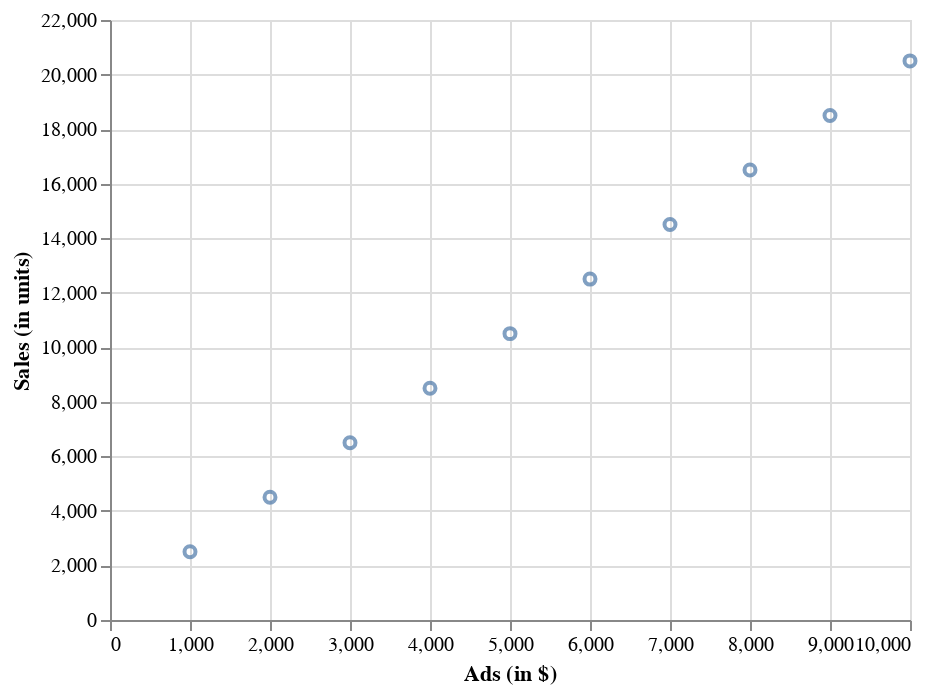

Notebook code cell kept with this figure:
### Code cell
alt.Chart(df).mark_point().encode(
   alt.X('ads', axis=alt.Axis(title='Ads (in $)')),
   alt.Y('sales', axis=alt.Axis(title="Sales (in units)"))
)

### Figure 1 — Vega-Lite specification as saved in the notebook (floating-point values rounded to 4 significant figures)
{"config": {"view": {"continuousWidth": 400, "continuousHeight": 300}}, "data": {"name": "data-f926378e94df973e31740dd0ff4004df"}, "mark": "point", "encoding": {"x": {"axis": {"title": "Ads (in $)"}, "field": "ads", "type": "quantitative"}, "y": {"axis": {"title": "Sales (in units)"}, "field": "sales", "type": "quantitative"}}, "$schema": "https://vega.github.io/schema/vega-lite/v4.17.0.json", "datasets": {"data-f926378e94df973e31740dd0ff4004df": [{"sales": 2500, "ads": 1000}, {"sales": 4500, "ads": 2000}, {"sales": 6500, "ads": 3000}, {"sales": 8500, "ads": 4000}, {"sales": 10500, "ads": 5000}, {"sales": 12500, "ads": 6000}, {"sales": 14500, "ads": 7000}, {"sales": 16500, "ads": 8000}, {"sales": 18500, "ads": 9000}, {"sales": 20500, "ads": 10000}]}}
